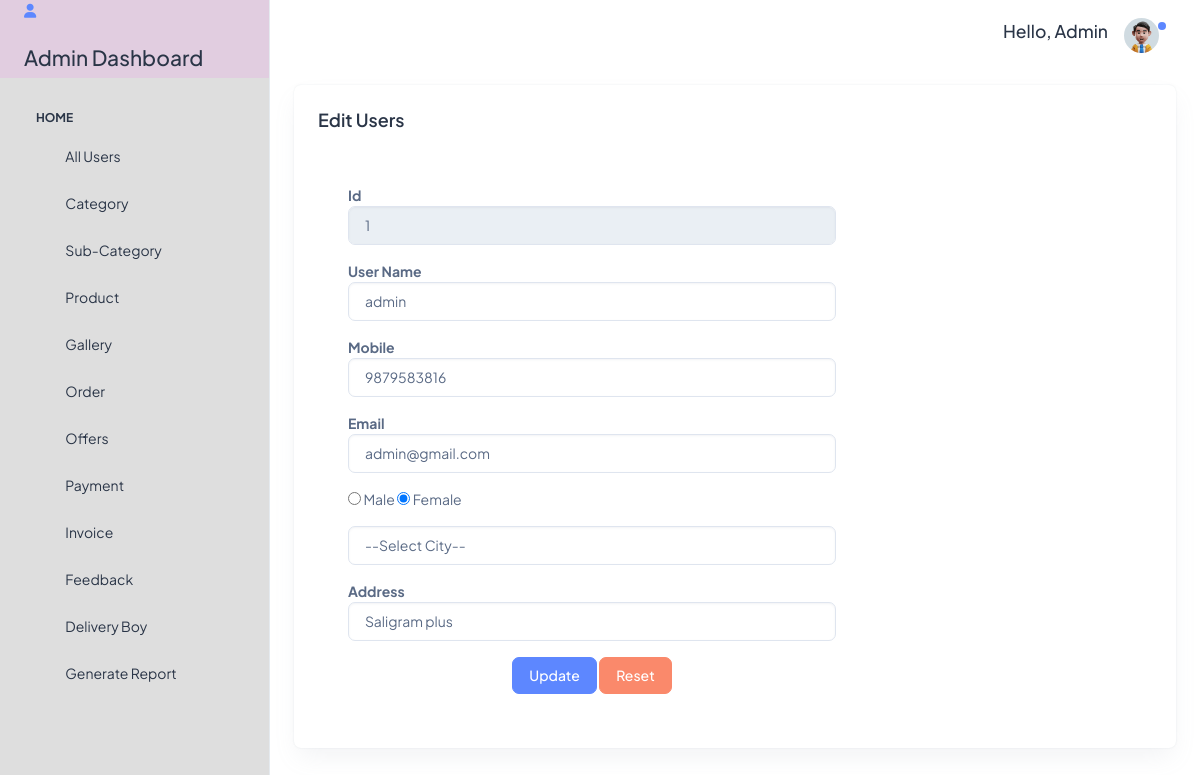
Screenshot of /edituser?c_id=1 (signed in) with the database file from the repository.
### tables this page shows
CREATE TABLE `users` (
  `c_id` int(5) NOT NULL,
  `username` varchar(30) NOT NULL,
  `password` varchar(30) NOT NULL,
  `mobile` varchar(15) NOT NULL,
  `email` varchar(30) NOT NULL,
  `gender` varchar(10) NOT NULL,
  `city` varchar(30) NOT NULL,
  `address` varchar(250) NOT NULL,
  `otp` int(11) NOT NULL,
  `role_id` int(5) NOT NULL
);

### index.php (called while the page is built)
<?php require_once("Controller/controller.php");?>

### Model/model.php (called while the page is built, shortened)
<?php
class Model
{
    public $connection = "";
    public function __construct()
    {
        try {
            $this->connection = new mysqli("localhost", "root", "", "masterdatabase");
        } catch (\Throwable $th) {
            if (!file_exists("log")) {
                mkdir("log");
            }
            $ErrorMsg = PHP_EOL . "Error Msg >>>" . $th->getMessage() . PHP_EOL;
            $ErrorMsg .= "Error dateTime >>>" . date("d-m-Y H:i:s A") . PHP_EOL;
            $fileName = date('d_m_Y') . "_Error_log.txt";
            file_put_contents("log/" . $fileName, $ErrorMsg, FILE_APPEND);
        }
    }
    function select($tbl, $whr = "")
    {
        $SQL = "SELECT * FROM `$tbl`";
        if ($whr != "") {
            $SQL .= " WHERE ";
            foreach ($whr as $key => $value) {
                $SQL .= "$key = '$value'";
            }
            $SQL = rtrim($SQL, "AND");
        }
        $SQLEx = $this->connection->query($SQL);
        if ($SQLEx->num_rows > 0) {
            while ($row = $SQLEx->fetch_object()) {
                $Data[] = $row;
            }
            $Res['Code'] = 1;
            $Res['Data'] = $Data;
            $Res['Msg'] = "Success";
        } else {
            $Res['Code'] = 0;
            $Res['Data'] = 0;
            $Res['Msg'] = "Try again";
        }
        return $Res;
    }
}
?>

### Views/Admin/edituser.php (the view, shortened to what this page needs)
<div class="container-fluid">
    <div class="row">
        <div class="col-lg-12 d-flex align-items-stretch">
            <div class="card w-100">
                <div class="card-body p-4">
                    <h5 class="card-title fw-semibold mb-4">Edit Users</h5>
                    <div class="row">
                        <div class="col-8">
                            <div class="card-body">
                                <form method="post">
                                    <div class="row">
                                        <div class="col">
                                            <label for="id" class="input__label"><b>Id</b></label>
                                            <input type="text" placeholder="Enter id" class="form-control" disabled
                                                name="c_id" value="<?php echo $UserById['Data'][0]->c_id ?>" id="">
                                        </div>
                                    </div>
                                    <div class="row mt-3">
                                        <div class="col">
                                            <label for="username" class="input__label"><b>User Name</b></label>
                                            <input type="text" placeholder="Enter User Name" class="form-control"
                                                name="username" value="<?php echo $UserById['Data'][0]->username ?>"
                                                id="">
                                        </div>
                                    </div>
                                    <div class="row mt-3">
                                        <div class="col">
                                            <label for="mobile" class="input__label"><b>Mobile</b></label>
                                            <input type="tel" placeholder="Enter Mobile" class="form-control"
                                                name="mobile" value="<?php echo $UserById['Data'][0]->mobile ?>" id="">
                                        </div>
                                    </div>
                                    <div class="row mt-3">
                                        <div class="col">
                                            <label for="email" class="input__label"><b>Email</b></label>
                                            <input type="email" placeholder="Enter Email" class="form-control"
                                                name="email" value="<?php echo $UserById['Data'][0]->email ?>" id="">
                                        </div>
                                    </div>
                                    <div class="row mt-3">
                                        <div class="col">
                                            <input type="radio" <?php if ($UserById['Data'][0]->gender == "Male") {
                                                echo "checked";
                                            } ?> value="Male" name="gender" id="Male"> <label
                                                for="Male">Male</label>
                                            <input type="radio" <?php if ($UserById['Data'][0]->gender == "Female") {
                                                echo "checked";
                                            } ?> value="Female" name="gender" id="Female"> <label
                                                for="Female">Female</label>
                                        </div>
                                    </div>
                                    <div class="row mt-3">
                                        <div class="col text-center">
                                            <select name="city" class="form-control" id="city">
                                                <option value="">--Select City--</option>
                                            </select>
                                        </div>
                                    </div>
                                    <div class="row mt-3">
                                        <div class="col">
                                            <label for="mobile" class="input__label"><b>Address</b></label>
                                            <input type="text" placeholder="Enter Address" class="form-control"
                                                name="address" value="<?php echo $UserById['Data'][0]->address ?>" id="">
                                        </div>
                                    </div>
                                    <div class="row mt-3">
                                        <div class="col text-center">
                                            <input type="submit" class="btn btn-primary" value="Update"
                                                name="btn-update" id="">
                                            <input type="reset" class="btn btn-danger" name="" id="">
                                        </div>
                                    </div>
                                </form>
                            </div>
                        </div>
                    </div>
                </div>
            </div>
        </div>
    </div>

### rows the page displays
users: c_id "1", username "admin", mobile "9879583816", email "admin@gmail.com", gender "☐ Male", gender "☑ Female", address "Saligram plus"
